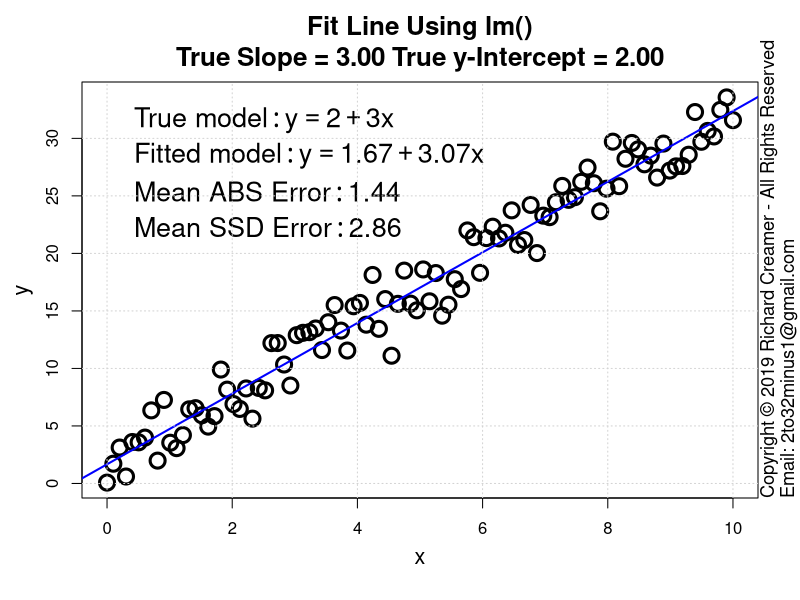

Write R code to recreate this figure.
##############################################################
### Copyright (c) Richard Creamer 2019 - All Rights Reserved
### Inquiries: email 2to32minus1@gmail.com
##############################################################

### Globals
fontScale = 1.2    # Global font size variable
lf        = 1.2    # Enlarge font of plot labels
verbose   = FALSE  # Verbose printing
lw        = 2      # Line width
xMargin   = 1      # X-axis margin for plots
yMargin   = 1      # Y-axis margin for plots
de        = 0.01   # Small constant for estimating derivatives numerically
smlPts    = 1      # Small  data point/circle
medPts    = 1.5    # Medium data point/circle
lrgPts    = 2.0    # Large  data point/circle

### Run this function to generate this plot
runFunc = function() {
	dw = 1000
	dh = 750	
	path = "D:/Code/R/LeastSquaresPlay/PlotsAndAssocCode/Plot73/"
	savePngVerbose( paste(path, "Plot73.png", sep=""), plotLineFitErrorContours, w=dw, h=dw, un="px", plotErrorContour=FALSE )	
}

### Least-squares line fit cost function contour plot
plotLineFitErrorContours = function( plotCrossHairs=TRUE, plotLineFit=TRUE, plotErrorContour=TRUE, takeSquareRoot=FALSE, nLevels=50 ) {
	# Create fake data
	set.seed( 3 )
	trueB = 2
	trueM = 3
	coeff = c( trueB, trueM )
	x = seq( 0, 10, length=100 )
	y = evalPoly( x, coeff ) + rnorm( length(x), sd=2 )
	# Fit line so we know where center of bowl is located (best y-intercept & slope)
	lmFit = lm( y ~ x )
	fitB = lmFit$coefficients[1]
	fitM = lmFit$coefficients[2]
	# Draw line fit plot
	if ( plotLineFit ) {
		plot( x, y, main=sprintf( "Fit Line Using lm()\nTrue Slope = %.2f True y-Intercept = %.2f", trueM, trueB ),
			  xlab="", ylab="", cex=lrgPts, lwd=lw+1, cex.main=1.3*fontScale )
		abline( fitB, fitM, lwd=lw, col="blue" )
		
		e = compPolyFitError( x, y, lmFit$coefficients )
		addLegend( coeff, lmFit$coefficients, meanAbsErr=e$meanAbsError, meanSsdErr=e$meanSsdError )
		addAxisLabels()	
		grid()		
	}
	# Compute grid of cost function values for 'z' surface
	nc = 200
	nr = 200
	intercepts = seq( trueB - 2, trueB + 2, length.out=nc )
	slopes = seq( trueM - 0.5, trueM + 0.5, length.out=nr )
	z = getLineErrorGrid( meanLineSsdErr, slopes, intercepts, x, y )
	if ( plotErrorContour ) {
		# Create contour plot
		xLim = c( min(intercepts), max(intercepts) )
		yLim = c( min(slopes), max(slopes) )
		plotTitle = sprintf( "Least-Squares SSD Line Cost Function Contour Plot\nTrue Slope = %.2f True y-Intercept = %.2f (noise added)",
							 trueM, trueB)
		if ( takeSquareRoot )
			z = sqrt( z )
		contour( intercepts, slopes, t(z), main=plotTitle,
				 cex.axis=1.3, # Axis numeric label font scale factor
				 cex.main=1.3*fontScale, # Plot title font size
				 nlevels=nLevels,
				 labcex=1.4, # Contour line numeric labels,
				 xlab="", ylab="" )
		addAxisLabels( "y-Intercept", "Slope", cexVal=1.6 )		
		if ( plotCrossHairs ) {
			pl = gpl()
			lines( c(pl$xLim[1], pl$xLim[2]), c(trueM, trueM), col="blue", lwd=lw )
			lines( c(trueB, trueB), c(pl$yLim[1], pl$yLim[2]), col="blue", lwd=lw )
			lines( c(pl$xLim[1], pl$xLim[2]), c(fitM, fitM), col="red", lwd=lw )
			lines( c(fitB, fitB), c(pl$yLim[1], pl$yLim[2]), col="red", lwd=lw )
			legLine1 = "True Params (noise added)"
			legLine2 = "Fitted Params"
			legend( 0, 2.95, legend=c(legLine1,legLine2),col=c("blue","red"), lwd=lw, cex=fontScale )
		}
	}
}

### Line fit error function
meanLineSsdErr = function( x, y, slope, yInt ) {
	return( (1/length(x)) * sum( ( yInt + slope*x - y )^2 ) )
}

### Compute line fit cost function value over grid of slopes and intercepts
### errorFunc = the specific cost function
### Note: returned matrix may need to be transposed for some functions such as contour()
getLineErrorGrid = function( errorFunc, slopes, intercepts, x, y ) {
	nr = length( slopes )
	nc = length( intercepts )
	z = matrix( nrow=nr, ncol=nc )	
	for ( row in 1:nr ) {     # loop over y-coordinates (slopes)
		slope = slopes[row]
		for ( col in 1:nc ) { # loop over x-coordinates (y-intercepts)
			yInt = intercepts[col]
			z[row, col] = errorFunc( x, y, slope=slope, yInt=yInt )
		}
	}
	return( z )
}

### Compute f(x) for a polynomial and a vector of x-coordinates
evalPoly = function( x, coeff ) {
	if ( length( coeff ) < 1 ) return( c(0) )  	
	termSum = 0
	for ( i in 1:length(coeff) ) {
		termSum = termSum + coeff[i] * x^(i-1)
	}
	return( termSum )
}

# Compute errors, ABS and SSD, return tuple
compPolyFitError = function( x, y, coeff ) {
	predY = evalPoly( x, coeff )
	meanAbsError = (1/length(x)) * sum( abs(predY - y) )
	meanSsdError = (1/length(x)) * sum( (predY - y)^2 )
	return( list( meanAbsError=meanAbsError, meanSsdError=meanSsdError ) )
}

### Add a legend to a plot suitable for this deck's polynomials/purpose
addLegend = function( coeff, fitCoeff, meanAbsErr=NULL, meanSsdErr=NULL, fontSz=1.35*fontScale, pos="topleft", wrapLimit=5 ) {
	legList = list()
	
	# Generate and append legend text lines for 'true model'
	truePolyStrList = prettyPoly( coeff, nSigFigs=3, wrapLimit=wrapLimit )
	legList[1] = paste( "'True model': y ==", truePolyStrList[1], sep="" )
	if ( length( truePolyStrList ) > 1 ) {
		for ( i in 2:length( truePolyStrList ) ) {
			legList[length(legList)+1] = paste( "'     '", truePolyStrList[i], sep="" )
		}
	}
	
	# Generate and append legend text lines for 'fitted model'
	fitPolyStrList = prettyPoly( fitCoeff, nSigFigs=3, wrapLimit=wrapLimit )
	legList[length(legList) + 1] = paste( "'Fitted model': y ==", fitPolyStrList[1], sep="" )
	if ( length( fitPolyStrList ) > 1 ) {
		for ( i in 2:length( fitPolyStrList ) ) {
			legList[length(legList)+1] = paste( "'     '", fitPolyStrList[i], sep="" )
		}
	}
	
	if ( !is.null(meanAbsErr) ) {
		legError = paste( "'Mean ABS Error': ", sprintf( "%.2f", meanAbsErr ), sep="" )
		legList[ length( legList ) + 1 ] = legError
	}
	if ( !is.null(meanSsdErr) ) {
		legError = paste( "'Mean SSD Error': ", sprintf( "%.2f", meanSsdErr ), sep="" )
		legList[ length( legList ) + 1 ] = legError
	}
	
	legend( pos, bty="n",inset=c(0.005,0.01),
			legend=parse(text=legList), col=c("transparent","transparent"),
			cex=fontSz, pch=15, y.intersp=1.1 )
}

### Return string suitable for plot titles with actual exponents (not '^')
### Examples: [ "1.23", "1.23-2.21x", "1.23-2.21x+4.98x^2" ]
prettyPoly = function( coeff, nSigFigs=3, wrapLimit=3 ) {
	rc = signif( coeff, nSigFigs )
	numTerms = length( coeff )
	terms = c()
	for ( termNum in 1:numTerms ) {
		if ( termNum == 1 ) {
			s = paste( rc[termNum], sep="" )
		} else {
			s = paste( abs(rc[termNum]), sep="" )
		}
		if ( termNum > 1 )
			s = paste( s, "*x", sep="" )
		if ( termNum > 2 )
			s = paste( s, "^", (termNum-1), sep="" )
		terms[ length(terms) + 1 ] = s
	}
	wrapLines = list()
	catStr = ""
	for ( termNum in 1:numTerms ) {
		if ( termNum > 1 && ( termNum - 1 ) %% wrapLimit == 0 ) {
			wrapLines[length(wrapLines) + 1] = catStr
			catStr = ""
		}
		if ( termNum == 1 ) {
			catStr = paste( catStr, terms[termNum], sep="" )
		} else {
			if ( rc[termNum] < 0 ) {
				catStr = paste( catStr, " - ", terms[termNum], sep="" )
			} else {
				catStr = paste( catStr, " + ", terms[termNum], sep="" )
			}
		}
	}
	if ( catStr != "" )
		wrapLines[length(wrapLines) + 1] = catStr
	return( wrapLines )
}

### Get Plot Limits : gpl()$xLim[1] --> left x-coord
gpl = function() {
	u = par( "usr" )
	return( list( xLim=u[1:2], yLim=u[3:4] ) )
}

### Convience method to add x/y axis labels
addAxisLabels = function( xLabel="x", yLabel="y", cexVal=1.3 ) {
	mtext( text=xLabel, side=1, line=2.5, cex=cexVal )
	mtext( text=yLabel, side=2, line=2.5, cex=cexVal )
}

### Save to PNG file, specify width and height
savePngVerbose = function( path, plotFunc, w=512, h=512, un="px", doCopyright=TRUE, ... ) {
	png( filename = path, type="cairo", units=un, width=w, height=h, pointsize=12, res=96 )
	plotFunc( ... )
	if ( doCopyright )
		addCopyright()
	dev.off()
}

### Add copyright notice to plot via text()
addCopyright = function() {
	mtext( "Copyright \uA9 2019 Richard Creamer - All Rights Reserved", side=4, line=0, adj=0, cex=1.1 )
	mtext( "Email: 2to32minus1@gmail.com", side=4, line=1, adj=0, cex=1.1 )
}

runFunc() 
